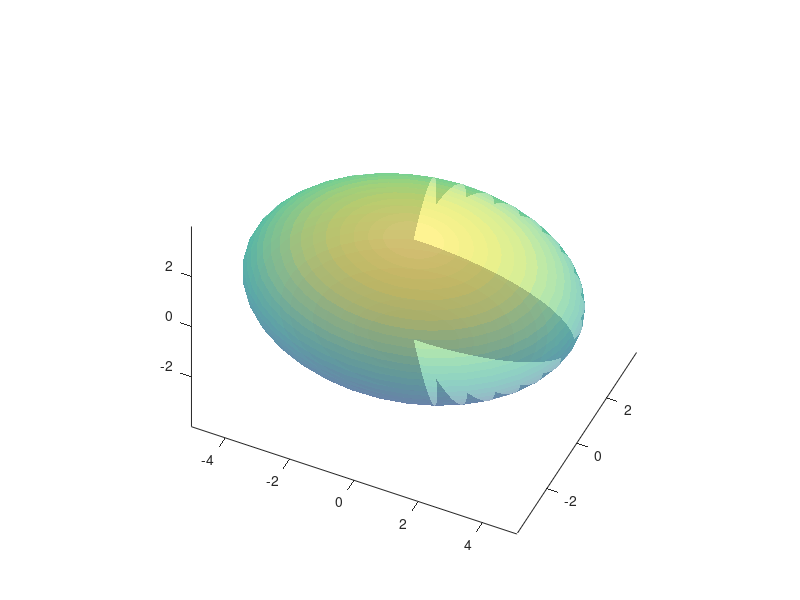

Write MATLAB code to recreate this figure. (Note: this script raises an error after producing the figure.)
clc
clear
close all


a=5;
b=4;
c=2;

N_cube=20;

F_cube=1;


F=[0 0 0];
M=[0 0 0];

figure
hold on
axis equal
view(25,45)
[x_surf, y_surf, z_surf] = ellipsoid(0,0,0,a,b,c,35);
surf(x_surf, y_surf,z_surf,'FaceAlpha',0.5,'EdgeColor','none');
plot3(0,0,0,'ro')

for i=1:N_cube
azimuth=rand*360;
elevation=rand*180-90;

[x,y,z,R,normal_vector]=ellip_deg(a,b,c,azimuth,elevation);
plot3(x,y,z,'b.')
plot_vector(x,y,z,normal_vector)

F=F+normal_vector*F_cube;
M=M+cross([x y z],F);

end

norm(F)
norm(M)






